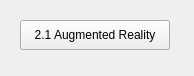
<?xml version="1.0" encoding="UTF-8"?>
<ui version="4.0">
 <class>Form</class>
 <widget class="QWidget" name="Form">
  <property name="geometry">
   <rect>
    <x>0</x>
    <y>0</y>
    <width>194</width>
    <height>76</height>
   </rect>
  </property>
  <property name="windowTitle">
   <string>Form</string>
  </property>
  <widget class="QPushButton" name="pushButton_6">
   <property name="geometry">
    <rect>
     <x>20</x>
     <y>20</y>
     <width>150</width>
     <height>30</height>
    </rect>
   </property>
   <property name="text">
    <string>2.1 Augmented Reality</string>
   </property>
  </widget>
 </widget>
 <resources/>
 <connections/>
</ui>
